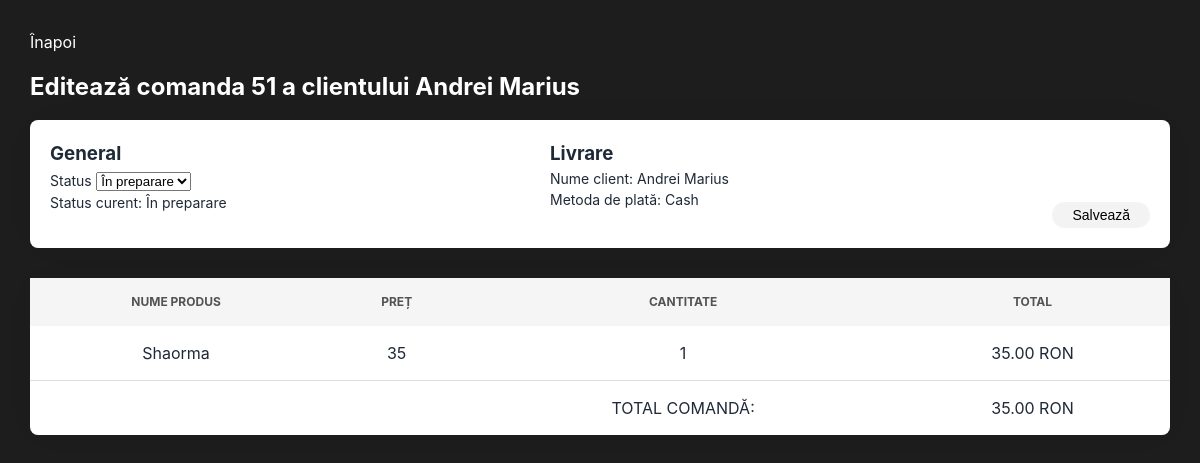
The app's page /order/51/edit (signed in) with its own data.
### models.py (models this page shows)
class Order(db.Model):
    __tablename__ = 'orders'
    __table_args__ = (
        db.UniqueConstraint('fk_order_store_id', 'woo_order_id', name='uq_orders_store_woo_order'),
    )
    id = db.Column(db.Integer, primary_key=True)
    woo_order_id = db.Column(db.Integer, index=True, nullable=False)
    addons = db.Column(db.JSON, default=dict)
    status = db.Column(
        db.String(20),
        nullable=False,
        default="in_kitchen",
        server_default="in_kitchen"
    )
    store_id = db.Column(
        "fk_order_store_id",
        db.Integer,
        db.ForeignKey("stores.id", name="fk_order_store_id", ondelete="CASCADE"),
        nullable=False,
    )
    created_at = db.Column(db.DateTime, index=True)
    delivered_at = db.Column(db.DateTime, index=True)
    customer_name = db.Column(db.String(120))
    payment_method = db.Column(db.String(50))
    total = db.Column(db.Numeric(10, 2))
    line_items = db.Column(db.JSON)

### order_routes.py (the view, shortened to what this page needs)
@orders_bp.route('/order/<int:id>/edit', methods=["GET", "POST"])
@login_required
def edit_order(id):
    order = Order.query.filter_by(id=id).first()
    if not order:
        flash("Error viewing the order", "error")
        return redirect(url_for('orders.show_orders'))
    store = Store.query.filter_by(user_id=session.get('user_id')).first()
    if not store:
        flash("Store is not set up", "error")
        return redirect(url_for('orders.show_orders'))
    return render_template('edit_order.html', order=order, store=store)

### app.py (called while the page is built)
def role_injection():
    return dict(role = session.get("role"))

def clock_injection():
    return dict(clock = datetime.now().strftime("%H:%M"))

def user_injection():
    curr_user = None
    if 'user_id' in session:
        curr_user = User.query.get(session.get('user_id')).username
    return dict(curr_user = curr_user)

### extensions.py (called while the page is built)
def login_required(f):
    @wraps(f)
    def decorated_function(*args, **kwargs):
        if "user_id" not in session:
            return redirect(url_for('login'))
        return f(*args, **kwargs)
    return decorated_function

### i18n.py (called while the page is built)
def get_lang(default="ro"):
    return session.get("lang", default)

def t(key: str, lang: str | None = None) -> str:
    lang = lang or get_lang()
    return (
        translations.get(lang, {}).get(key)
        or translations.get("en", {}).get(key)
        or key
    )

### templates/edit_order.html (shortened to what this page needs)
{% extends "base.html" %}
{% block content %}
<div class="edit-order-content">
    <a href="{{ url_for('orders.show_orders') }}" class="go-back">
        {{ t("back_to_orders") }}
    </a>
    <h2>{{ t("edit_order_title") }} {{ order.id }} {{ t("of_customer") }} {{ order.customer_name }}</h2>
    <form class="edit-order-form" method="POST">
        <div class="general-info">
            <h3>{{ t("general") }}</h3>
            <div class="status">
                <label for="status">{{ t("status") }}</label>
                <select name="status" id="status">
                    {% set options = ["in_kitchen", "ready", "delivered"] %}
                    {% for option in options %}
                        <option value="{{ option }}">{{ t(option) }}</option>
                    {% endfor %}
                </select>
                <p>{{ t("current_status") }}: {{ t(order.status) }}</p>
            </div>
        </div>
        <div class="shipping-info">
            <h3>{{ t("shipping") }}</h3>
            <p>{{ t("customer_name") }}: {{ order.customer_name }}</p>
            <p>{{ t("payment_method") }}:
                {% if order.payment_method == "cod" %}
                    {{ t("cod") }}
                {% elif order.payment_method == "bacs" %}
                    {{ t("bacs") }}
                {% endif %}
            </p>
        </div>
        <div class="submit">
            <input class="admin-button" id="edit-order-button" type="submit" value="{{ t('save') }}">
        </div>
    </form>
    <table class="edit-order-items">
        <tr>
            <th>{{ t("item_name") }}</th>
            <th>{{ t("price") }}</th>
            <th>{{ t("quantity") }}</th>
            <th>{{ t("total") }}</th>
        </tr>
        {% for item in order.line_items %}
            <tr>
                <td>{{ item.name }}</td>
                <td>{{ item.price }}</td>
                <td>{{ item.quantity }}</td>
                <td>{{ item.total }} RON</td>
            </tr>
        {% endfor %}
        <tr>
            <td></td>
            <td></td>
            <td>{{ t("order_total") }}:</td>
            <td>{{ order.total }} RON</td>
        </tr>
    </table>
</div>
{% endblock %}

### static/css/style.css (style rules this page uses)
* { box-sizing: border-box; margin: 0; padding: 0; }
body { position: relative; font-family: 'Inter', 'Roboto', sans-serif; line-height: 1.5; color: #1f2937 }
.admin-button { font-size: 14px; color: black; background-color: #f3f3f3; border-radius: 30px; box-shadow: none; text-decoration: none; padding: 5px 20px; border: none; cursor: pointer; }
.go-back { display: inline-block; color: white; text-decoration: none; margin-bottom: 15px; }
.edit-order-content { margin: 30px; }
.edit-order-content h2 { margin-bottom: 15px; color: white; }
.edit-order-form { display: flex; flex-direction: row; justify-content: space-between; background-color: white; width: 100%; padding: 20px; margin-bottom: 30px; border-radius: 8px; box-shadow: 0px 0px 40px -20px rgba(0,0,0,0.2); }
.general-info, .billing-info, .shipping-info { display: flex; flex-direction: column; margin-bottom: 15px; }
.edit-order-form p, label { font-size: 14px; }
.submit { display: flex; align-items: flex-end; }
.edit-order-items { width: 100%; background-color: white; border-spacing: 0px; border-collapse: separate; border-radius: 8px; box-shadow: 0px 0px 40px -20px rgba(0,0,0,0.2); }
.edit-order-items td, .orders-items th { padding: 15px; text-align: center; border-bottom: 1px solid #ddd; }
.edit-order-items th { background-color: #f5f5f5; padding: 15px; font-size: 12px; color: #535353; text-transform: uppercase; }
.edit-order-items tr:last-child td { border-bottom: none; }

### records on screen
Order: id "51", customer_name "Andrei Marius", status "În preparare", total "35.00"

### other values on screen
{{ t("back_to_orders") }} "Înapoi"
{{ t("edit_order_title") }} "Editează comanda"
{{ t("of_customer") }} "a clientului"
{{ t("general") }} "General"
{{ t("status") }} "Status"
{{ t("current_status") }} "Status curent"
{{ t("shipping") }} "Livrare"
{{ t("customer_name") }} "Nume client"
{{ t("payment_method") }} "Metoda de plată"
{{ t("cod") }} "Cash"
{{ t("item_name") }} "NUME PRODUS"
{{ t("price") }} "PREȚ"
{{ t("quantity") }} "CANTITATE"
{{ t("total") }} "TOTAL"
{{ item.name }} "Shaorma"
